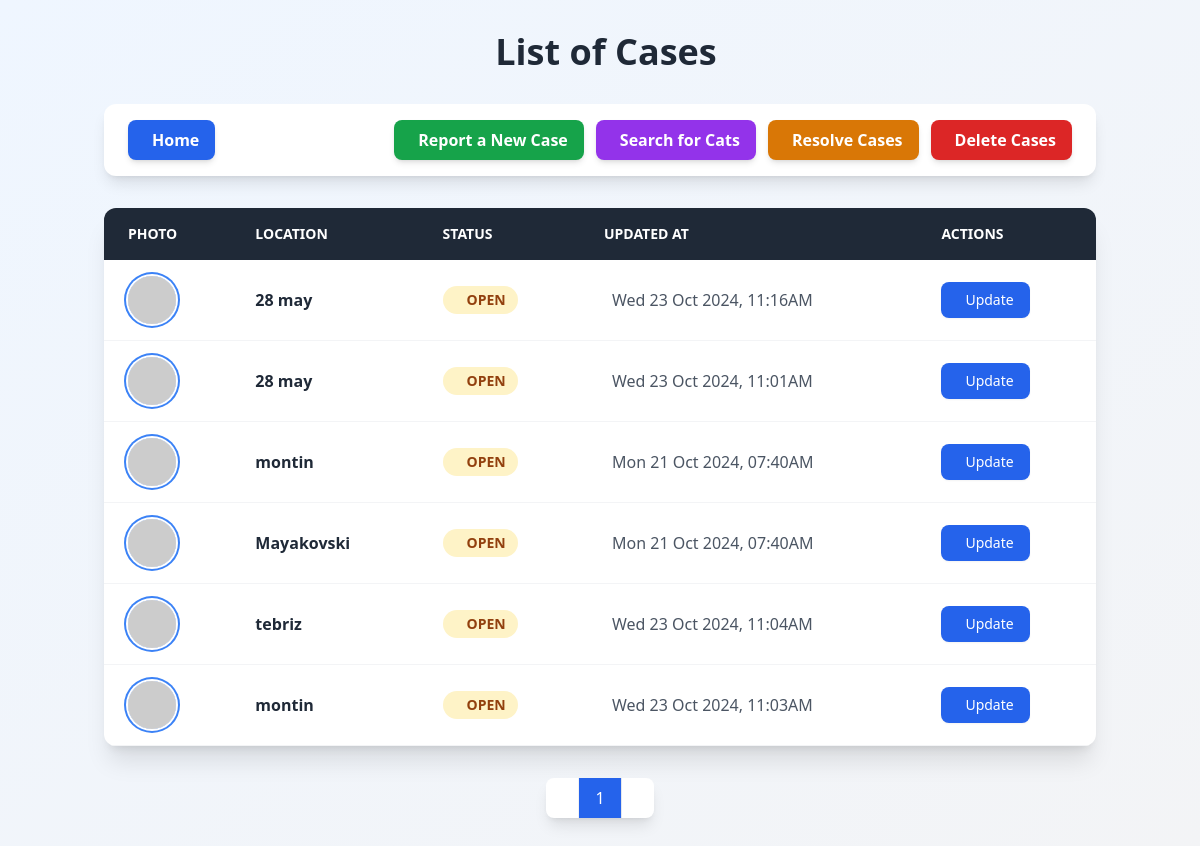
The app's page /cases with its own data.
### models.py (models this page shows, shortened)
class Case(db.Model):
    id = db.Column(db.String(36), primary_key=True, default=lambda: str(uuid4()))
    photo = db.Column(db.String(200))
    location = db.Column(db.String(100), nullable=False)
    need = db.Column(db.String(200))
    status = db.Column(db.String(20), default='OPEN')
    created_at = db.Column(db.DateTime, default=datetime.utcnow)
    updated_at = db.Column(db.DateTime, default=datetime.utcnow, onupdate=datetime.utcnow)
    user_id = db.Column(db.Integer, db.ForeignKey('user.id'), nullable=False)
    user = db.relationship('User', backref=db.backref('cases', lazy=True))
    comments = db.relationship('Comment', back_populates='case', lazy='dynamic',
                             order_by="desc(Comment.created_at)")

### routes.py (the view)
@main.route('/cases')
def show_cases():
    page = request.args.get('page', 1, type=int)
    per_page = 10
    try:
        pagination = Case.query.order_by(Case.created_at.desc()).paginate(
            page=page, per_page=per_page, error_out=False)
        return render_template('cases.html',
                             cases=pagination.items,
                             pagination=pagination,
                             current_page=page,
                             total_pages=pagination.pages)
    except Exception as e:
        flash(f'Error loading cases: {str(e)}', 'danger')
        return render_template('cases.html',
                             cases=[],
                             pagination=None,
                             current_page=1,
                             total_pages=1)

### templates/cases.html (shortened to what this page needs)
<!DOCTYPE html>
<html lang="en">
<head>
    <script src="https://cdn.tailwindcss.com"></script>
    <link href="https://unpkg.com/lucide-static/font/lucide.css" rel="stylesheet">
</head>
<body class="bg-gradient-to-br from-blue-50 to-gray-100 min-h-screen">
    <div class="container mx-auto px-4 py-8">
        <h1 class="text-4xl font-bold text-center mb-8 text-gray-800 flex items-center justify-center gap-3">
            List of Cases
        </h1>
        <nav class="bg-white shadow-lg rounded-xl px-6 py-4 mb-8">
            <div class="flex flex-wrap items-center justify-between gap-4">
                <a href="/" class="inline-flex items-center px-4 py-2 bg-blue-600 text-white font-semibold rounded-lg hover:bg-blue-700 transition duration-300 shadow-md hover:shadow-lg">
                    Home
                </a>
                <div class="flex flex-wrap gap-3">
                    <a href="/report" class="inline-flex items-center px-4 py-2 bg-green-600 text-white font-semibold rounded-lg hover:bg-green-700 transition duration-300 shadow-md hover:shadow-lg">
                        Report a New Case
                    </a>
                    <a href="/advanced-search" class="inline-flex items-center px-4 py-2 bg-purple-600 text-white font-semibold rounded-lg hover:bg-purple-700 transition duration-300 shadow-md hover:shadow-lg">
                        Search for Cats
                    </a>
                    <a href="/resolve/id" class="inline-flex items-center px-4 py-2 bg-amber-600 text-white font-semibold rounded-lg hover:bg-amber-700 transition duration-300 shadow-md hover:shadow-lg">
                        Resolve Cases
                    </a>
                    <a href="/delete_case/id" class="inline-flex items-center px-4 py-2 bg-red-600 text-white font-semibold rounded-lg hover:bg-red-700 transition duration-300 shadow-md hover:shadow-lg">
                        Delete Cases
                    </a>
                </div>
            </div>
        </nav>
        <div class="bg-white shadow-xl rounded-xl overflow-hidden">
            <table class="w-full table-auto">
                <thead>
                    <tr class="bg-gray-800 text-white text-sm uppercase">
                        <th class="py-4 px-6 text-left">Photo</th>
                        <th class="py-4 px-6 text-left">Location</th>
                        <th class="py-4 px-6 text-left">Status</th>
                        <th class="py-4 px-6 text-left">Updated At</th>
                        <th class="py-4 px-6 text-left">Actions</th>
                    </tr>
                </thead>
                <tbody>
                    {% for case in cases %}
                        <tr class="border-b border-gray-100 hover:bg-blue-50 transition duration-150">
                            <td class="py-4 px-6">
                                <div class="w-12 h-12 rounded-full overflow-hidden ring-2 ring-blue-500 ring-offset-2">
                                    <img src="{{ case.photo }}" alt="Cat Photo" class="w-full h-full object-cover" />
                                </div>
                            </td>
                            <td class="py-4 px-6">
                                <div class="font-semibold text-gray-800">{{ case['location'] }}</div>
                            </td>
                            <td class="py-4 px-6">
                                <span class="px-3 py-1 rounded-full text-sm font-semibold inline-flex items-center gap-1
                                    {% if case.status == 'OPEN' %}
                                        bg-amber-100 text-amber-800
                                    {% else %}
                                        bg-green-100 text-green-800
                                    {% endif %}">
                                    <i class="icon-circle w-2 h-2 {% if case.status == 'OPEN' %}text-amber-500{% else %}text-green-500{% endif %}"></i>
                                    {{ case.status }}
                                </span>
                            </td>
                            <td class="py-4 px-6 text-gray-600">
                                <div class="flex items-center gap-2">
                                    {{ case.updated_at.strftime('%a %d %b %Y, %I:%M%p') }}
                                </div>
                            </td>
                            <td class="py-4 px-6">
                                <a href="{{ url_for('main.update', case_id=case.id) }}"
                                   class="inline-flex items-center px-4 py-2 bg-blue-600 text-white text-sm font-medium rounded-lg hover:bg-blue-700 transition duration-300 shadow-sm hover:shadow-md">
                                    Update
                                </a>
                            </td>
                        </tr>
                    {% endfor %}
                </tbody>
            </table>
        </div>
        <div class="flex justify-center mt-8">
            <nav class="inline-flex rounded-lg shadow-lg bg-white" aria-label="Pagination">
                <a href="?page={{ current_page - 1 }}"
                   class="px-4 py-2 text-blue-600 hover:text-blue-700 hover:bg-blue-50 rounded-l-lg border-r {% if current_page == 1 %}opacity-50 cursor-not-allowed{% endif %}"
                   {% if current_page == 1 %}tabindex="-1"{% endif %}>
                </a>
                {% for page in range(1, total_pages + 1) %}
                    <a href="?page={{ page }}"
                       class="px-4 py-2 {% if page == current_page %}bg-blue-600 text-white{% else %}text-blue-600 hover:bg-blue-50{% endif %} border-r">
                        {{ page }}
                    </a>
                {% endfor %}
                <a href="?page={{ current_page + 1 }}"
                   class="px-4 py-2 text-blue-600 hover:text-blue-700 hover:bg-blue-50 rounded-r-lg {% if current_page == total_pages %}opacity-50 cursor-not-allowed{% endif %}"
                   {% if current_page == total_pages %}tabindex="-1"{% endif %}>
                </a>
            </nav>
        </div>
    </div>
</body>
</html>

### records on screen
Case: location "28 may", status "OPEN", updated_at "Wed 23 Oct 2024, 11:16AM"
Case: location "28 may", status "OPEN", updated_at "Wed 23 Oct 2024, 11:01AM"
Case: location "montin", status "OPEN", updated_at "Mon 21 Oct 2024, 07:40AM"
Case: location "Mayakovski", status "OPEN", updated_at "Mon 21 Oct 2024, 07:40AM"
Case: location "tebriz", status "OPEN", updated_at "Wed 23 Oct 2024, 11:04AM"
Case: location "montin", status "OPEN", updated_at "Wed 23 Oct 2024, 11:03AM"

### other values on screen
{{ page }} "1"
